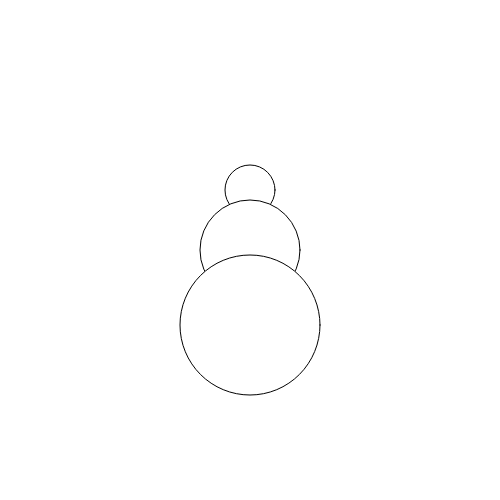
Frame 1 (no input)
Frame 60 (no input): identical to frame 1, image omitted
Frame 120 (the mouse pressed at the canvas centre since frame 60): identical to frame 1, image omitted

The p5.js sketch that drew this single still picture (run headless with seeded random() and noise() and a simulated clock; from frame 60 on, the mouse is pressed at the canvas centre):

// p5.js sketch
// ── sketch.js
function setup() {
  createCanvas(500, 500);
}

function draw() {
background('white');
ellipse(width/2, height/2 - 60, 50, 50);
ellipse(width/2, height/2, 100, 100);
ellipse(width/2, height/2 + 75, 140, 140);
}
